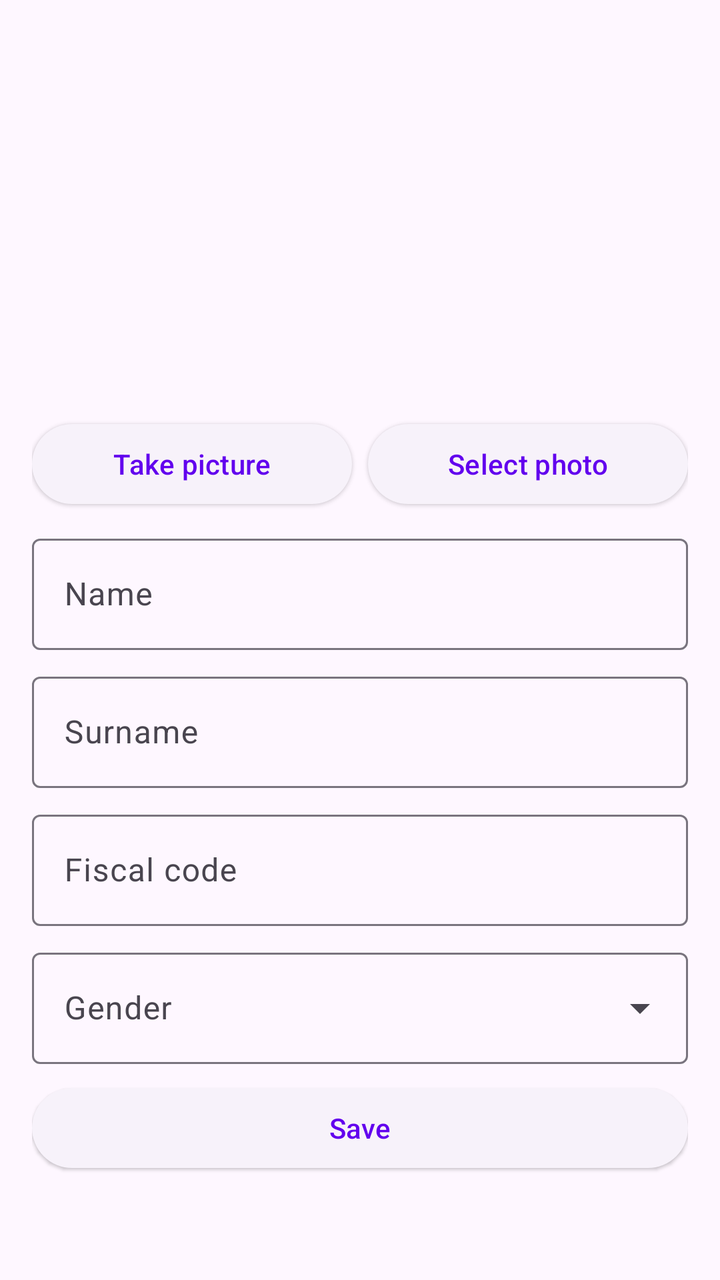
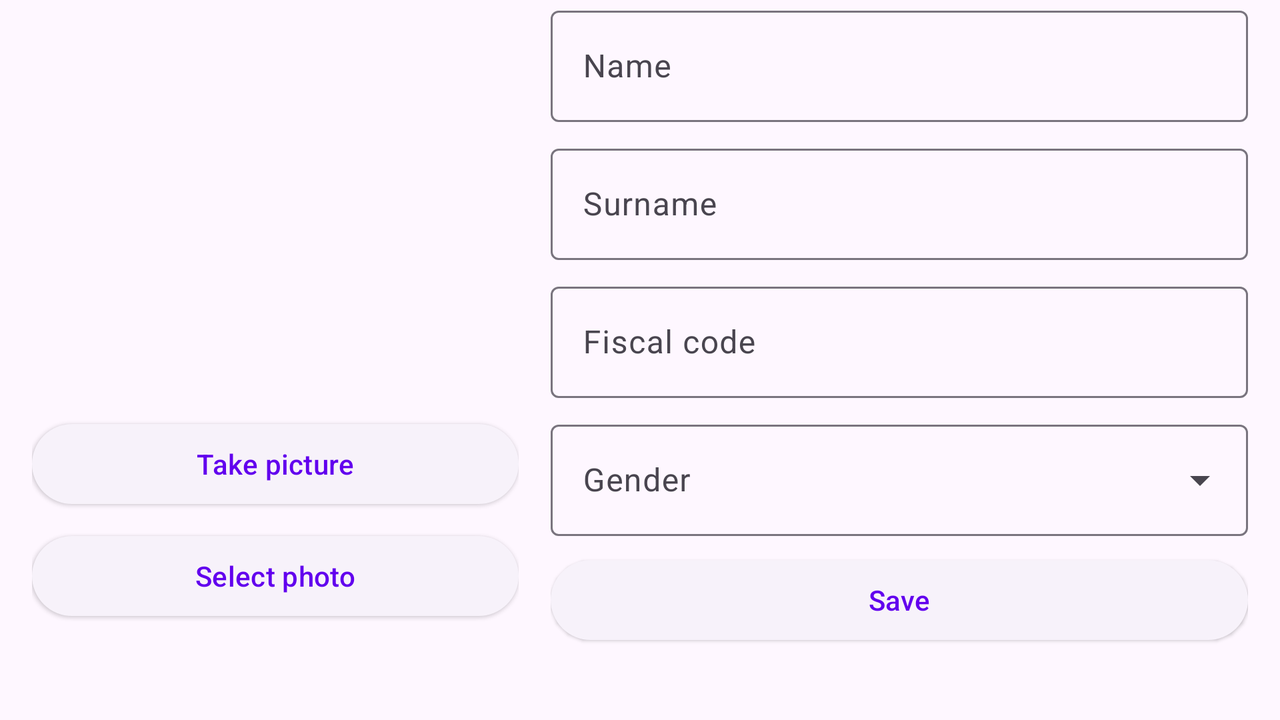

An Android layout and its configuration variant, each rendered on a device that would load it. The default file and the variant file are quoted in full after the pictures.
<!-- AndroidManifest.xml: application theme Theme.Bmazon -->
<!-- res/layout/fragment_profile.xml -->
<?xml version="1.0" encoding="utf-8"?>
<androidx.core.widget.NestedScrollView xmlns:android="http://schemas.android.com/apk/res/android"
    xmlns:app="http://schemas.android.com/apk/res-auto"
    xmlns:tools="http://schemas.android.com/tools"
    android:layout_width="match_parent"
    android:layout_height="match_parent"
    android:overScrollMode="always"
    tools:context=".fragments.ProfileFragment">

    <androidx.appcompat.widget.LinearLayoutCompat
        android:layout_width="match_parent"
        android:layout_height="wrap_content"
        android:orientation="vertical"
        android:paddingHorizontal="@dimen/activity_horizontal_margin">

        <ImageView
            android:id="@+id/user_avatar"
            android:layout_width="match_parent"
            android:layout_height="200dp"
            android:adjustViewBounds="true"
            android:contentDescription="@string/user_avatar"
            android:scaleType="fitCenter" />

        <androidx.appcompat.widget.LinearLayoutCompat
            android:layout_width="match_parent"
            android:layout_height="wrap_content"
            android:layout_marginTop="8dp"
            android:orientation="horizontal"
            android:weightSum="2">

            <Button
                android:id="@+id/avatar_take_picture"
                style="@style/Widget.Material3.Button.ElevatedButton"
                android:layout_width="fill_parent"
                android:layout_height="wrap_content"
                android:layout_marginEnd="4dp"
                android:layout_weight="1"
                android:text="@string/action_take_picture" />

            <Button
                android:id="@+id/avatar_select_photo"
                style="@style/Widget.Material3.Button.ElevatedButton"
                android:layout_width="fill_parent"
                android:layout_height="wrap_content"
                android:layout_marginStart="4dp"
                android:layout_weight="1"
                android:text="@string/action_select_photo" />

        </androidx.appcompat.widget.LinearLayoutCompat>

        <com.google.android.material.textfield.TextInputLayout
            android:layout_width="match_parent"
            android:layout_height="wrap_content"
            android:layout_marginTop="8dp"
            android:hint="@string/prompt_name">

            <com.google.android.material.textfield.TextInputEditText
                android:id="@+id/user_name"
                android:layout_width="match_parent"
                android:layout_height="wrap_content" />

        </com.google.android.material.textfield.TextInputLayout>

        <com.google.android.material.textfield.TextInputLayout
            android:layout_width="match_parent"
            android:layout_height="wrap_content"
            android:layout_marginTop="8dp"
            android:hint="@string/prompt_surname">

            <com.google.android.material.textfield.TextInputEditText
                android:id="@+id/user_surname"
                android:layout_width="match_parent"
                android:layout_height="wrap_content" />

        </com.google.android.material.textfield.TextInputLayout>

        <com.google.android.material.textfield.TextInputLayout
            android:layout_width="match_parent"
            android:layout_height="wrap_content"
            android:layout_marginTop="8dp"
            android:hint="@string/prompt_fiscal_code">

            <com.google.android.material.textfield.TextInputEditText
                android:id="@+id/user_fiscal_code"
                android:layout_width="match_parent"
                android:layout_height="wrap_content" />

        </com.google.android.material.textfield.TextInputLayout>

        <com.google.android.material.textfield.TextInputLayout
            style="@style/Widget.Material3.TextInputLayout.OutlinedBox.ExposedDropdownMenu"
            android:layout_width="match_parent"
            android:layout_height="wrap_content"
            android:layout_marginTop="8dp"
            android:hint="@string/prompt_gender">

            <com.google.android.material.textfield.MaterialAutoCompleteTextView
                android:id="@+id/user_gender"
                android:layout_width="match_parent"
                android:layout_height="wrap_content"
                android:inputType="none"
                app:simpleItems="@array/user_genders" />

        </com.google.android.material.textfield.TextInputLayout>

        <Button
            android:id="@+id/user_save"
            style="@style/Widget.Material3.Button.ElevatedButton"
            android:layout_width="match_parent"
            android:layout_height="wrap_content"
            android:layout_marginTop="8dp"
            android:text="@string/action_save" />

    </androidx.appcompat.widget.LinearLayoutCompat>

</androidx.core.widget.NestedScrollView>
<!-- resources referenced by this layout -->
<resources>
  <string-array name="user_genders">
          <item>Male</item>
          <item>Female</item>
          <item>Other</item>
      </string-array>
  <dimen name="activity_horizontal_margin">16dp</dimen>
  <string name="action_save">Save</string>
  <string name="action_select_photo">Select photo</string>
  <string name="action_take_picture">Take picture</string>
  <string name="prompt_fiscal_code">Fiscal code</string>
  <string name="prompt_gender">Gender</string>
  <string name="prompt_name">Name</string>
  <string name="prompt_surname">Surname</string>
  <string name="user_avatar">User avatar</string>
  <style name="Theme.Bmazon" parent="Theme.Material3.DayNight.NoActionBar">
          
          <item name="colorPrimary">@color/purple_500</item>
          <item name="colorPrimaryVariant">@color/purple_700</item>
          <item name="colorOnPrimary">@color/white</item>
          
          <item name="colorSecondary">@color/teal_200</item>
          <item name="colorSecondaryVariant">@color/teal_700</item>
          <item name="colorOnSecondary">@color/black</item>
          
          <item name="android:statusBarColor" tools:targetApi="l">?attr/colorPrimaryVariant</item>
          
      </style>
  <color name="purple_500">#FF6200EE</color>
  <color name="purple_700">#FF3700B3</color>
  <color name="white">#FFFFFFFF</color>
  <color name="teal_200">#FF03DAC5</color>
  <color name="teal_700">#FF018786</color>
  <color name="black">#FF000000</color>
</resources>
<!-- res/layout-land/fragment_profile.xml (the repository's variant of the layout above) -->
<!-- drawn on the phone turned sideways -->
<?xml version="1.0" encoding="utf-8"?>
<androidx.core.widget.NestedScrollView xmlns:android="http://schemas.android.com/apk/res/android"
    xmlns:app="http://schemas.android.com/apk/res-auto"
    xmlns:tools="http://schemas.android.com/tools"
    android:layout_width="match_parent"
    android:layout_height="match_parent"
    android:overScrollMode="always"
    tools:context=".fragments.ProfileFragment">

    <androidx.appcompat.widget.LinearLayoutCompat
        android:layout_width="match_parent"
        android:layout_height="wrap_content"
        android:orientation="horizontal"
        android:paddingHorizontal="@dimen/activity_horizontal_margin"
        android:weightSum="5">

        <androidx.appcompat.widget.LinearLayoutCompat
            android:layout_width="match_parent"
            android:layout_height="wrap_content"
            android:layout_weight="3"
            android:orientation="vertical">

            <ImageView
                android:id="@+id/user_avatar"
                android:layout_width="match_parent"
                android:layout_height="200dp"
                android:adjustViewBounds="true"
                android:contentDescription="@string/user_avatar"
                android:scaleType="fitCenter" />

            <Button
                android:id="@+id/avatar_take_picture"
                style="@style/Widget.Material3.Button.ElevatedButton"
                android:layout_width="fill_parent"
                android:layout_height="wrap_content"
                android:layout_marginTop="8dp"
                android:layout_weight="1"
                android:text="@string/action_take_picture" />

            <Button
                android:id="@+id/avatar_select_photo"
                style="@style/Widget.Material3.Button.ElevatedButton"
                android:layout_width="fill_parent"
                android:layout_height="wrap_content"
                android:layout_marginTop="8dp"
                android:layout_weight="1"
                android:text="@string/action_select_photo" />

        </androidx.appcompat.widget.LinearLayoutCompat>

        <androidx.appcompat.widget.LinearLayoutCompat
            android:layout_width="match_parent"
            android:layout_height="wrap_content"
            android:layout_marginStart="@dimen/activity_horizontal_margin"
            android:layout_weight="2"
            android:orientation="vertical">

            <com.google.android.material.textfield.TextInputLayout
                android:layout_width="match_parent"
                android:layout_height="wrap_content"
                android:hint="@string/prompt_name">

                <com.google.android.material.textfield.TextInputEditText
                    android:id="@+id/user_name"
                    android:layout_width="match_parent"
                    android:layout_height="wrap_content" />

            </com.google.android.material.textfield.TextInputLayout>

            <com.google.android.material.textfield.TextInputLayout
                android:layout_width="match_parent"
                android:layout_height="wrap_content"
                android:layout_marginTop="8dp"
                android:hint="@string/prompt_surname">

                <com.google.android.material.textfield.TextInputEditText
                    android:id="@+id/user_surname"
                    android:layout_width="match_parent"
                    android:layout_height="wrap_content" />

            </com.google.android.material.textfield.TextInputLayout>

            <com.google.android.material.textfield.TextInputLayout
                android:layout_width="match_parent"
                android:layout_height="wrap_content"
                android:layout_marginTop="8dp"
                android:hint="@string/prompt_fiscal_code">

                <com.google.android.material.textfield.TextInputEditText
                    android:id="@+id/user_fiscal_code"
                    android:layout_width="match_parent"
                    android:layout_height="wrap_content" />

            </com.google.android.material.textfield.TextInputLayout>

            <com.google.android.material.textfield.TextInputLayout
                style="@style/Widget.Material3.TextInputLayout.OutlinedBox.ExposedDropdownMenu"
                android:layout_width="match_parent"
                android:layout_height="wrap_content"
                android:layout_marginTop="8dp"
                android:hint="@string/prompt_gender">

                <com.google.android.material.textfield.MaterialAutoCompleteTextView
                    android:id="@+id/user_gender"
                    android:layout_width="match_parent"
                    android:layout_height="wrap_content"
                    android:inputType="none"
                    app:simpleItems="@array/user_genders" />

            </com.google.android.material.textfield.TextInputLayout>

            <Button
                android:id="@+id/user_save"
                style="@style/Widget.Material3.Button.ElevatedButton"
                android:layout_width="match_parent"
                android:layout_height="wrap_content"
                android:layout_marginTop="8dp"
                android:text="@string/action_save" />

        </androidx.appcompat.widget.LinearLayoutCompat>

    </androidx.appcompat.widget.LinearLayoutCompat>

</androidx.core.widget.NestedScrollView>
